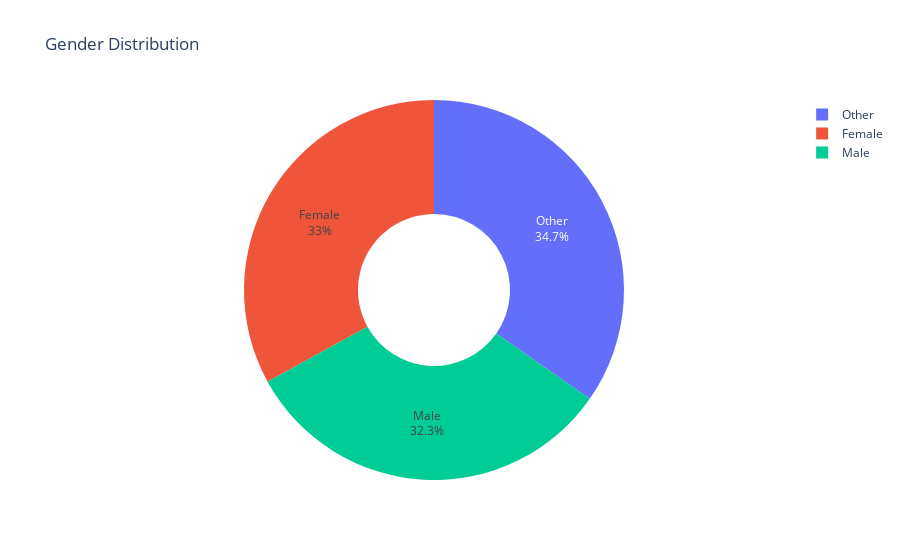

The notebook cell saved with this chart:
### Code cell
gender_counts = df['Gender'].value_counts()
fig = px.pie(values=gender_counts.values, names=gender_counts.index, title="Gender Distribution", hole=0.4)
fig.update_traces(textinfo='percent+label')
fig.show()

### Figure 1 — Plotly figure (JSON) as saved in the notebook; plotly's stock layout.template omitted (floating-point values rounded to 4 significant figures)
{"data": [{"domain": {"x": [0, 1], "y": [0, 1]}, "hole": 0.4, "hovertemplate": "label=%{label}<br>value=%{value}<extra></extra>", "labels": ["Other", "Female", "Male"], "legendgroup": "", "name": "", "showlegend": true, "textinfo": "percent+label", "type": "pie", "values": [3471, 3301, 3228]}], "layout": {"legend": {"tracegroupgap": 0}, "title": {"text": "Gender Distribution"}}}
